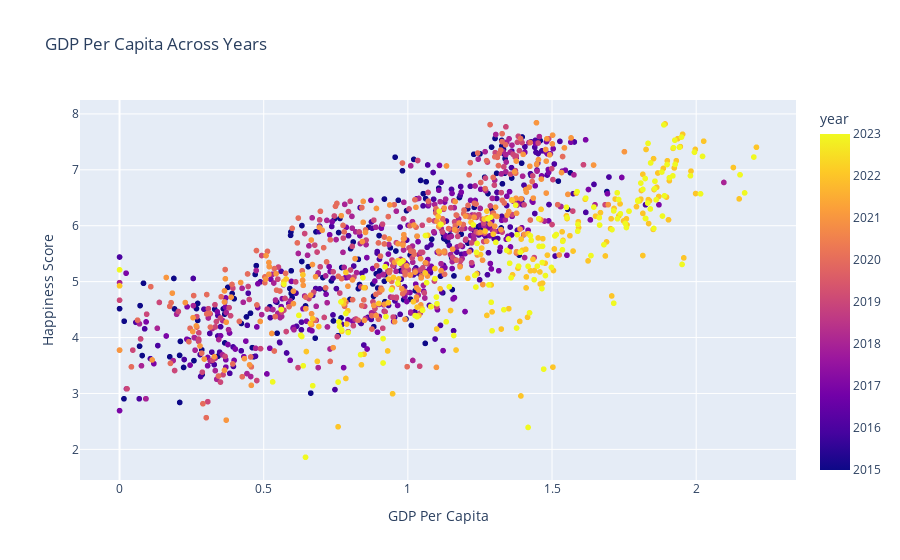

Write notebook code for a chart like this one.
### Markdown cell above
Observing the data, it is noteworthy that seven out of the top ten countries in terms of GDP per capita also feature prominently in our overall happiness score rankings. This observation implies a significant correlation between a nation's wealth and its overall happiness score. However, intriguing exceptions exist within this relationship. For instance, Turkey exhibits a below-average happiness score but surprisingly secures the 5th position in our rankings.

A similar trend is evident in the case of Hong Kong, suggesting that while a nation's wealth can indeed contribute to its happiness score, this correlation is not universally consistent. Various factors, unaccounted for in this dataset, may influence the nuanced relationship between economic prosperity and overall happiness.

### Code cell
# Create a scatter plot using Plotly Express
fig = px.scatter(WHR_ALL, x='gdp_per_capita', y='happiness_score', color='year', 
                 title='GDP Per Capita Across Years', labels={'gdp_per_capita': 'GDP Per Capita', 'happiness_score': 'Happiness Score'},
                hover_name ='country') # hover_name lets the user see which country each data point relates to.

# Show the plot
fig.show()

### Figure 1 — Plotly figure (JSON) as saved in the notebook; plotly's stock layout.template omitted (floating-point values rounded to 4 significant figures; data arrays with more than 128 entries replaced by an {"elided": "..."} marker saying what was removed)
{"data": [{"hovertemplate": "<b>%{hovertext}</b><br><br>GDP Per Capita=%{x}<br>Happiness Score=%{y}<br>year=%{marker.color}<extra></extra>", "hovertext": {"elided": "1367 str values"}, "legendgroup": "", "marker": {"color": {"elided": "1367 int values"}, "coloraxis": "coloraxis", "symbol": "circle"}, "mode": "markers", "name": "", "showlegend": false, "type": "scattergl", "x": {"elided": "1367 float values"}, "xaxis": "x", "y": {"elided": "1367 float values"}, "yaxis": "y"}], "layout": {"coloraxis": {"colorbar": {"title": {"text": "year"}}, "colorscale": [[0, "#0d0887"], [0.1111, "#46039f"], [0.2222, "#7201a8"], [0.3333, "#9c179e"], [0.4444, "#bd3786"], [0.5556, "#d8576b"], [0.6667, "#ed7953"], [0.7778, "#fb9f3a"], [0.8889, "#fdca26"], [1, "#f0f921"]]}, "legend": {"tracegroupgap": 0}, "title": {"text": "GDP Per Capita Across Years"}, "xaxis": {"anchor": "y", "domain": [0, 1], "title": {"text": "GDP Per Capita"}}, "yaxis": {"anchor": "x", "domain": [0, 1], "title": {"text": "Happiness Score"}}}}
